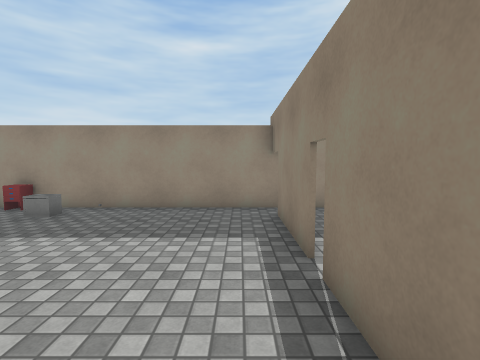
View 1 (above)

12 first-person views from a walk through a Unity game level. The camera is 1.5 m above the floor, tilts 4° down and sees 85° across. The floor is counted in squares, 1 m on a side. Each view is taken from the middle of a square. On the plan, view 1 faces up. The plan holds only what a view shows up to about 14 squares ahead; the rest is blank. The place goes on beyond the plan. The player is left out. Door leaves are left out, so doorways stand open. Some surface patterns are stand-ins.

View 2
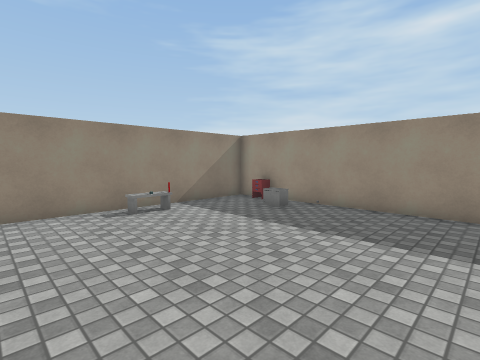

View 3
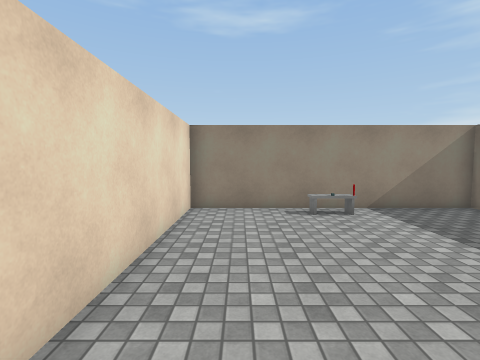

View 4
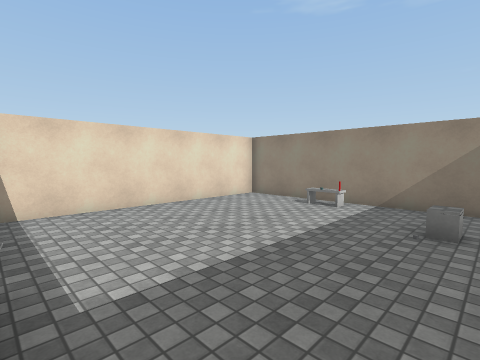

View 5
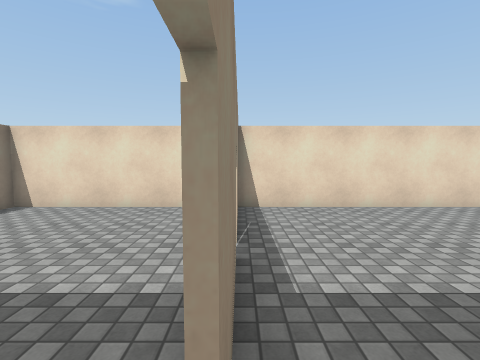

View 6
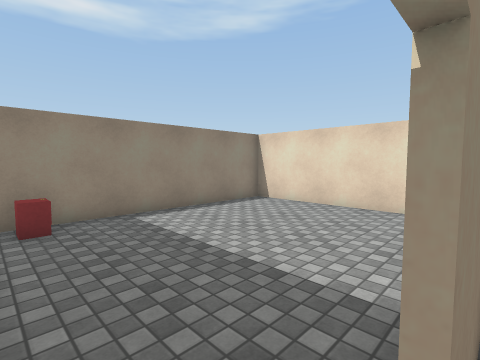

View 7
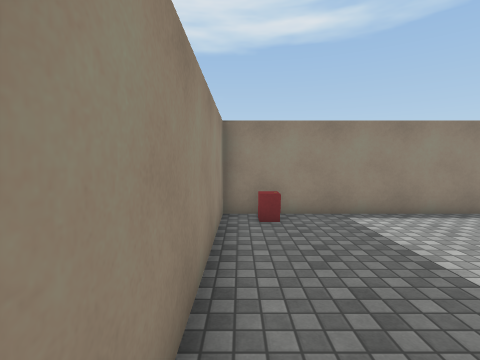

View 8
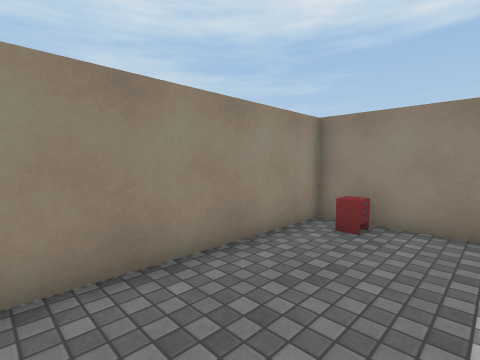

View 9
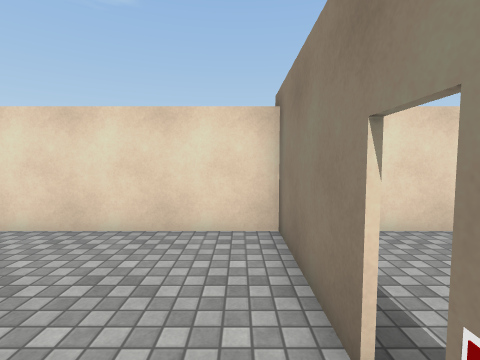

View 10
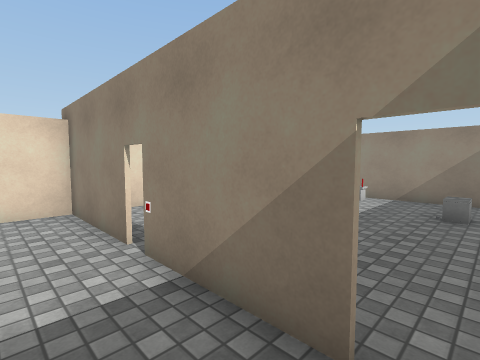

View 11
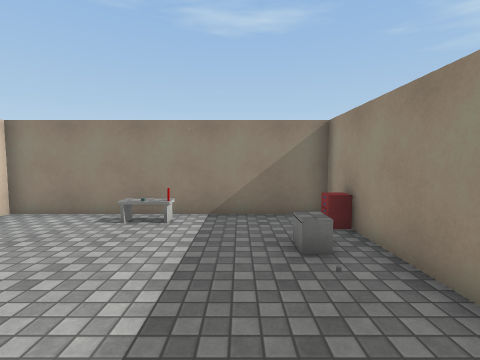

View 12
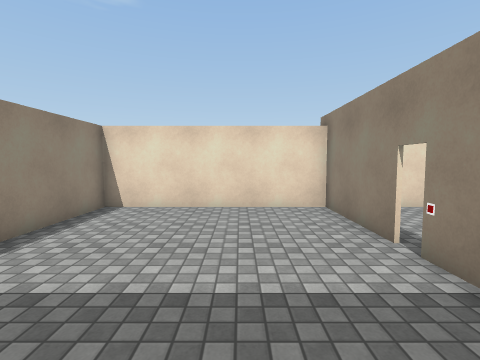

### Floor plan
Points are (right, up) in squares from view 1. A wall is a line through its corners. A room is listed if a view was taken in it or the views show most of it. See-through windows are left out.
Room 1 (views 1, 2, 3, 11)
walls: (1.1, 3.9) (1.1, 7.4); (1.1, 1) (1.1, 3.4); (0.5, 8.5) (-8.4, 8.5) (-8.4, -0.6) (1, -0.6)
ways out: opening at (1, 8) to room 2; open door at (1, 3.5) to room 2
objects: other object (-7, 4); other object (-7, 8); other object (-6, 7) to (-5, 7)
Room 2 (views 4, 5, 6, 7, 8, 9, 10, 12)
walls: (1.2, 3.4) (1.2, -0.6); (1.2, 7.4) (1.2, 3.9); (1, -0.6) (8.5, -0.6) (8.5, 8.5) (0.5, 8.5)
ways out: opening at (1, 8) to room 1; open door at (1, 3.5) to room 1
objects: other object (8, 7)

Positions as (right, up) in squares from view 1, and headings:
1: (0, 0), facing up
2: (0, 0), facing up-left
3: (0, 1), facing left
4: (1, 8), facing down-left
5: (1, 8), facing down
6: (1, 8), facing down-right
7: (1, 8), facing right
8: (2, 5), facing up-right
9: (2, 5), facing down
10: (3, 8), facing down-left
11: (-1, 6), facing left
12: (4, 8), facing down
